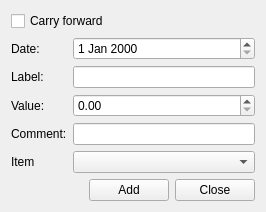
<?xml version="1.0" encoding="UTF-8"?>
<ui version="4.0">
 <class>DlgNewOp</class>
 <widget class="QWidget" name="DlgNewOp">
  <property name="geometry">
   <rect>
    <x>0</x>
    <y>0</y>
    <width>266</width>
    <height>202</height>
   </rect>
  </property>
  <property name="windowTitle">
   <string>New Operation</string>
  </property>
  <layout class="QGridLayout" name="gridLayout">
   <item row="2" column="0">
    <widget class="QLabel" name="label_2">
     <property name="text">
      <string>Label:</string>
     </property>
    </widget>
   </item>
   <item row="1" column="1">
    <widget class="QDateEdit" name="m_pEdtDate"/>
   </item>
   <item row="0" column="0" colspan="2">
    <widget class="QCheckBox" name="m_chkbxReport">
     <property name="text">
      <string>Carry forward</string>
     </property>
    </widget>
   </item>
   <item row="2" column="1">
    <widget class="QLineEdit" name="m_pEdtLabel"/>
   </item>
   <item row="1" column="0">
    <widget class="QLabel" name="label">
     <property name="text">
      <string>Date:</string>
     </property>
    </widget>
   </item>
   <item row="7" column="0">
    <widget class="QLabel" name="label_5">
     <property name="text">
      <string>Item</string>
     </property>
    </widget>
   </item>
   <item row="3" column="0">
    <widget class="QLabel" name="label_3">
     <property name="text">
      <string>Value:</string>
     </property>
    </widget>
   </item>
   <item row="6" column="0">
    <widget class="QLabel" name="label_4">
     <property name="text">
      <string>Comment:</string>
     </property>
    </widget>
   </item>
   <item row="6" column="1">
    <widget class="QLineEdit" name="m_pEdtComment"/>
   </item>
   <item row="8" column="1">
    <spacer name="verticalSpacer">
     <property name="orientation">
      <enum>Qt::Vertical</enum>
     </property>
     <property name="sizeHint" stdset="0">
      <size>
       <width>20</width>
       <height>11</height>
      </size>
     </property>
    </spacer>
   </item>
   <item row="9" column="0" colspan="2">
    <layout class="QHBoxLayout" name="horizontalLayout">
     <item>
      <spacer name="horizontalSpacer">
       <property name="orientation">
        <enum>Qt::Horizontal</enum>
       </property>
       <property name="sizeHint" stdset="0">
        <size>
         <width>40</width>
         <height>20</height>
        </size>
       </property>
      </spacer>
     </item>
     <item>
      <widget class="QPushButton" name="btnAdd">
       <property name="statusTip">
        <string>add a new operation</string>
       </property>
       <property name="text">
        <string>Add</string>
       </property>
      </widget>
     </item>
     <item>
      <widget class="QPushButton" name="btnClose">
       <property name="text">
        <string>Close</string>
       </property>
      </widget>
     </item>
    </layout>
   </item>
   <item row="7" column="1">
    <widget class="QComboBox" name="m_pCbxItem"/>
   </item>
   <item row="3" column="1">
    <widget class="QDoubleSpinBox" name="m_EdtValue"/>
   </item>
  </layout>
 </widget>
 <resources/>
 <connections/>
</ui>
